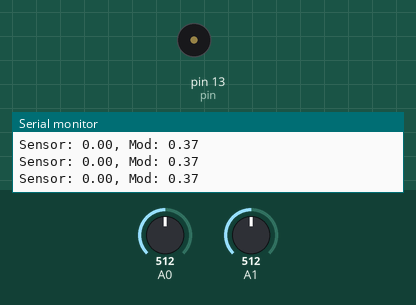
This sketch was run on a simulated Arduino Uno, built with avr-gcc and run on an emulated ATmega328P. Parts: buzzer (waves = sounding), the last lines printed to the serial monitor. The inputs (shaded band) are chosen by the test bench; at power-on: A0 = 512, A1 = 512.

Above: at 1.2 s.
1.3 s: A0 set to 716
At 1.9 s:
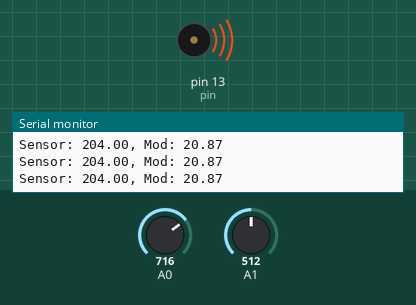
2.9 s: A1 set to 306
At 3.9 s:
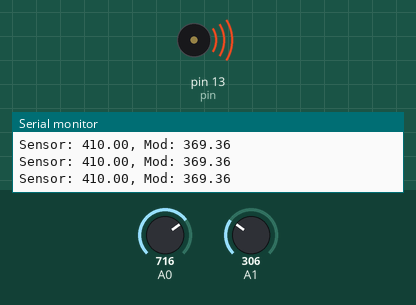
4.4 s: A0 set to 900
At 4.9 s:
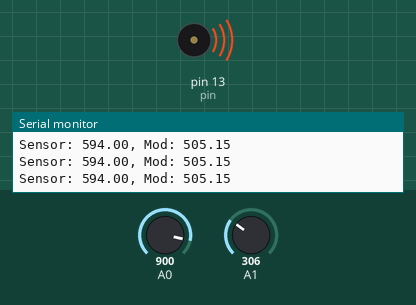
5.9 s: A1 set to 371
At 6.9 s:
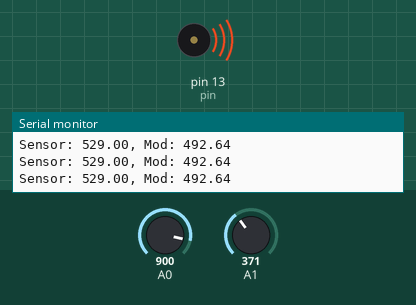
8.9 s: A1 set to 396
At 9.6 s:
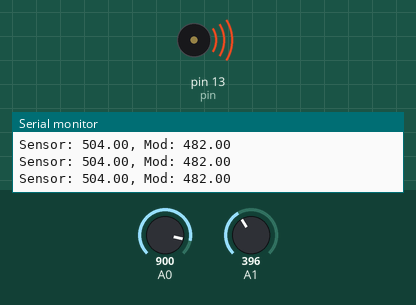
10.4 s: A1 set to 900
At 11.1 s:
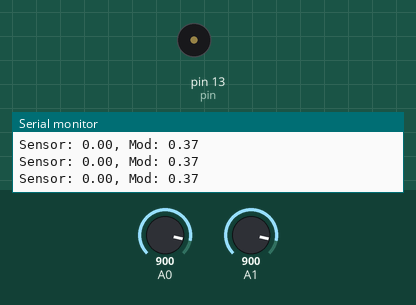
Timing chart, 0 to 13.0 s (numbered marks = the images above; inputs shaded):
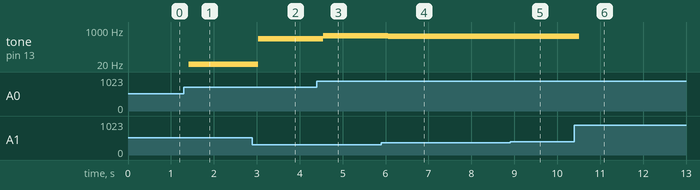

The sketch:

MyoMusic.ino
```cpp
// Myoware -> sound sketch

int pin = 13;

int i = 0;

void setup() {
  // put your setup code here, to run once:
  pinMode(pin, OUTPUT);
  Serial.begin(9600);

}

void loop() {
  // read input on A0
  float sensorValue = analogRead(A0) - analogRead(A1);
  delay(100);
  // print out value read
  //Serial.println(sensorValue);
  //delay(1); //delay in between reads for stability
  //float R = analogRead(A1);
  //float E = analogRead(A2);
  //float M = analogRead(A3);

  float x = sensorValue;


  float modvalue = 510*((exp(0.02*x-1))/(510+exp(0.02*x-1)));

  Serial.println("Sensor: " + (String)sensorValue + ", Mod: " + (String)modvalue);
  //Serial.println("R: " + (String)R + ", E: " + (String)E + ", M: " + (String)M);
  //float buz = (1/modvalue)*500;
  //Serial.println("Buz: " + (String)buz);

  tone(13, modvalue);
  //Serial.println(i);

  //i = i+1;


}
```

Measured:
- after the input at 1.3 s, tone on pin 13 (pin): silent → 20 Hz after 0.11 s
- after the input at 2.9 s, tone on pin 13 (pin): 20 Hz → 369 Hz after 0.13 s
- after the input at 4.4 s, tone on pin 13 (pin): 369 Hz → 505 Hz after 0.15 s
- after the input at 5.9 s, tone on pin 13 (pin): 505 Hz → 492 Hz after 0.16 s
- after the input at 8.9 s, tone on pin 13 (pin): 492 Hz → 481 Hz after 0.20 s
- after the input at 10.4 s, tone on pin 13 (pin): 481 Hz → silent after 0.11 s
